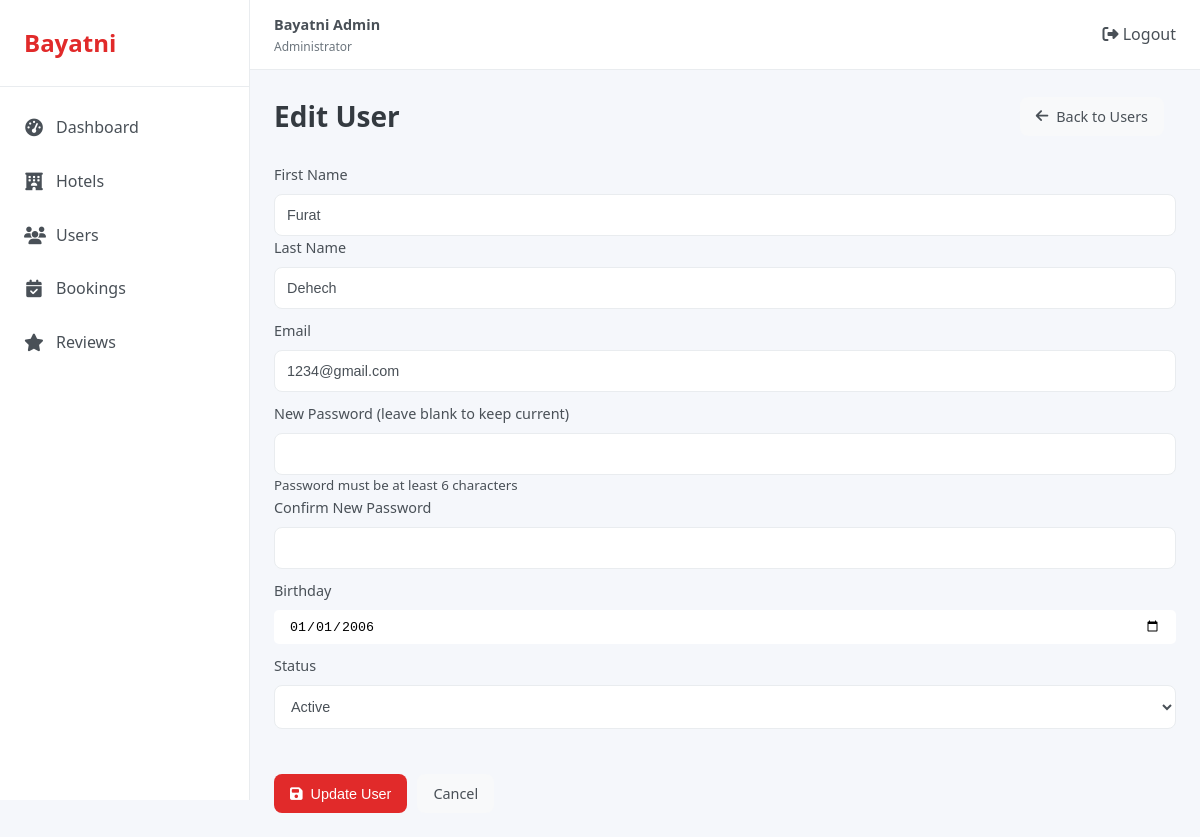
The app's page /admin/app/controllers/users/user_edit.php?id=5 (signed in) with its own data.
### tables this page shows
CREATE TABLE `users` (
  `id` int(11) NOT NULL,
  `firstname` varchar(30) NOT NULL,
  `lastname` varchar(30) NOT NULL,
  `fullname` varchar(100) NOT NULL,
  `birthday` date NOT NULL,
  `email` varchar(100) NOT NULL,
  `status` enum('active','suspended') NOT NULL,
  `password` varchar(255) NOT NULL,
  `card_number` varchar(16) NOT NULL,
  `card_name` varchar(100) NOT NULL,
  `card_expire` varchar(5) NOT NULL,
  `card_cvc` varchar(4) NOT NULL,
  `created_at` timestamp NOT NULL DEFAULT current_timestamp()
);

### Admin/app/controllers/Users/user_edit.php (the view, shortened to what this page needs)
<?php
require_once __DIR__ .'/../../../config/config.php';
$id = intval($_GET['id']);
$query = "SELECT * FROM users WHERE id = ?";
$stmt = $conn->prepare($query);
$stmt->bind_param("i", $id);
$stmt->execute();
$result = $stmt->get_result();
$user = $result->fetch_assoc();
?>
<!DOCTYPE html>
<html lang="en">
<head>
    <link rel="stylesheet" href="../../../public/css/styles.css">
    <link rel="stylesheet" href="https://cdnjs.cloudflare.com/ajax/libs/font-awesome/6.4.0/css/all.min.css">
</head>
<body>
    <div class="dashboard">
    <?php include __DIR__ .'/../../../includes/sidebar.php'; ?>
        <main class="main-content">
        <?php include __DIR__ .'/../../../includes/header.php'; ?>
            <div class="dashboard-content">
                <div class="page-header">
                    <h1>Edit User</h1>
                    <a href="users.php" class="secondary-btn">
                        <i class="fas fa-arrow-left"></i> Back to Users
                    </a>
                </div>
                <div class="card">
                    <div class="card-body">
                        <form action="user_edit.php?id=<?php echo $id; ?>" method="POST" class="form">
                        <div class="form-rows">
                            <div class="form-row">
                                <div class="form-group col-md-6">
                                    <label for="firstname">First Name</label>
                                    <input type="text" id="firstname" name="firstname" class="form-control" value="<?php echo htmlspecialchars($user['firstname']); ?>" required>
                                </div>
                                <div class="form-group col-md-6">
                                    <label for="lastname">Last Name</label>
                                    <input type="text" id="lastname" name="lastname" class="form-control" value="<?php echo htmlspecialchars($user['lastname']); ?>" required>
                                </div>
                            </div>
                            <div class="form-group">
                                <label for="email">Email</label>
                                <input type="email" id="email" name="email" class="form-control" value="<?php echo htmlspecialchars($user['email']); ?>" required>
                            </div>
                            <div class="form-row">
                                <div class="form-group col-md-6">
                                    <label for="password">New Password (leave blank to keep current)</label>
                                    <input type="password" id="password" name="password" class="form-control">
                                    <small class="form-text text-muted">Password must be at least 6 characters</small>
                                </div>
                                <div class="form-group col-md-6">
                                    <label for="confirm_password">Confirm New Password</label>
                                    <input type="password" id="confirm_password" name="confirm_password" class="form-control">
                                </div>
                            </div>
                            <div class="form-row">
                                <div class="form-group col-md-6">
                                    <label for="birthday">Birthday</label>
                                    <input type="date" id="birthday" name="birthday" style="padding : 8px 15px; border: 1px gray; border-radius:5px;" class="form-control" value="<?php echo htmlspecialchars($user['birthday']); ?>" required>
                                </div>
                            </div>
                            <div class="form-group">
                                <label for="status">Status</label>
                                <select id="status" name="status" class="form-control">
                                    <option value="active" selected>Active</option>
                                </select>
                            </div>
                        </div>
                            <br>
                            <div class="form-actions" style="display:flex; flex-direction:row; gap:10px;">
                                <button type="submit" class="primary-btn">
                                    <i class="fas fa-save"></i> Update User
                                </button>
                                <a href="users.php" class="secondary-btn">Cancel</a>
                            </div>
                        </form>
                    </div>
                </div>
            </div>
        </main>
    </div>
</body>
</html>

### Admin/public/css/styles.css (style rules this page uses)
:root { --primary-color: #e12a2a; --primary-light: #eef2ff; --secondary-color: #6c757d; --success-color: #28a745; --danger-color: #dc3545; --warning-color: #ffc107; --info-color: #17a2b8; --dark-color: #343a40; --light-color: #f8f9fa; --white-color: #ffffff; --sidebar-width: 250px; --header-height: 70px; --border-color: #e9ecef; --text-color: #495057; --text-muted: #6c757d; --shadow-sm: 0 0.125rem 0.25rem rgba(0, 0, 0, 0.075); --shadow: 0 0.5rem 1rem rgba(0, 0, 0, 0.15); --radius: 0.5rem; --transition: all 0.3s ease; }
* { margin: 0; padding: 0; box-sizing: border-box; }
body { font-family: 'Segoe UI', Tahoma, Geneva, Verdana, sans-serif; background-color: #f5f7fb; color: var(--text-color); line-height: 1.6; }
a { text-decoration: none; color: inherit; }
button { cursor: pointer; border: none; background: none; }
.dashboard { display: flex; min-height: 100vh; }
.main-content { flex: 1; margin-left: var(--sidebar-width); transition: var(--transition); }
.form-rows { display: flex; flex-direction: column; gap: 10px; }
.form-actions { display: flex; flex-direction: row; gap: 10px; margin-top: 20px; }
.dashboard-content { padding: 1.5rem; }
.page-header { display: flex; justify-content: space-between; align-items: center; margin-bottom: 1.5rem; }
.page-header h1 { font-size: 1.75rem; font-weight: 600; color: var(--dark-color); }
.primary-btn { background-color: var(--primary-color); color: var(--white-color); border-radius: var(--radius); padding: 0.5rem 1rem; font-size: 0.9rem; font-weight: 500; display: flex; align-items: center; transition: var(--transition); }
.primary-btn i { margin-right: 0.5rem; }
.secondary-btn { background-color: var(--light-color); color: var(--text-color); border-radius: var(--radius); padding: 0.5rem 1rem; font-size: 0.9rem; font-weight: 500; display: flex; align-items: center; transition: var(--transition); margin-right: 0.75rem; }
.secondary-btn i { margin-right: 0.5rem; }
.form-group { display: flex; flex-direction: column; }
.form-group label { font-size: 0.9rem; font-weight: 500; margin-bottom: 0.5rem; color: var(--text-color); }
.form-group input[type="text"], .form-group input[type="email"], .form-group input[type="password"], .form-group input[type="number"], .form-group input[type="url"], .form-group input[type="time"], .form-group select, .form-group textarea { padding: 0.75rem; border: 1px solid var(--border-color); border-radius: var(--radius); font-size: 0.9rem; color: var(--text-color); background-color: var(--white-color); outline: none; transition: var(--transition); }

### records on screen
users: firstname "Furat", lastname "Dehech", email "1234@gmail.com", birthday "01/01/2006"
